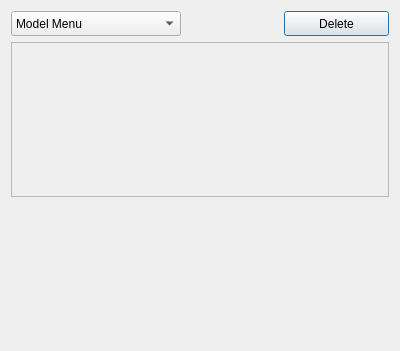
<?xml version="1.0" encoding="UTF-8"?>
<ui version="4.0">
 <class>ModelsCell</class>
 <widget class="QDialog" name="ModelsCell">
  <property name="geometry">
   <rect>
    <x>0</x>
    <y>0</y>
    <width>400</width>
    <height>351</height>
   </rect>
  </property>
  <property name="windowTitle">
   <string>Dialog</string>
  </property>
  <layout class="QFormLayout" name="formLayout">
   <item row="0" column="0" colspan="2">
    <layout class="QHBoxLayout" name="horizontalLayout">
     <item>
      <widget class="QComboBox" name="ModelMenuCmBox">
       <property name="sizePolicy">
        <sizepolicy hsizetype="Fixed" vsizetype="Fixed">
         <horstretch>0</horstretch>
         <verstretch>0</verstretch>
        </sizepolicy>
       </property>
       <property name="minimumSize">
        <size>
         <width>170</width>
         <height>25</height>
        </size>
       </property>
       <property name="maximumSize">
        <size>
         <width>170</width>
         <height>25</height>
        </size>
       </property>
       <property name="layoutDirection">
        <enum>Qt::LeftToRight</enum>
       </property>
       <property name="placeholderText">
        <string/>
       </property>
       <item>
        <property name="text">
         <string>Model Menu</string>
        </property>
       </item>
       <item>
        <property name="text">
         <string>Chang-Refsdal</string>
        </property>
       </item>
       <item>
        <property name="text">
         <string>SIS</string>
        </property>
       </item>
       <item>
        <property name="text">
         <string>NIS</string>
        </property>
       </item>
       <item>
        <property name="text">
         <string>Transparent Sphere</string>
        </property>
       </item>
       <item>
        <property name="text">
         <string>Elliptic Model</string>
        </property>
       </item>
       <item>
        <property name="text">
         <string>King Model</string>
        </property>
       </item>
       <item>
        <property name="text">
         <string>Truncated King</string>
        </property>
       </item>
       <item>
        <property name="text">
         <string>Hubble Model</string>
        </property>
       </item>
       <item>
        <property name="text">
         <string>De Vancouleur</string>
        </property>
       </item>
       <item>
        <property name="text">
         <string>Spiral Model</string>
        </property>
       </item>
       <item>
        <property name="text">
         <string>Multipole Model</string>
        </property>
       </item>
       <item>
        <property name="text">
         <string>Rotation Lens</string>
        </property>
       </item>
       <item>
        <property name="text">
         <string>Uniform Ring</string>
        </property>
       </item>
       <item>
        <property name="text">
         <string>Second Order</string>
        </property>
       </item>
       <item>
        <property name="text">
         <string>Elliptic SIS</string>
        </property>
       </item>
       <item>
        <property name="text">
         <string>Elliptic King</string>
        </property>
       </item>
       <item>
        <property name="text">
         <string>Elliptic Hubble</string>
        </property>
       </item>
       <item>
        <property name="text">
         <string>Elliptic NIS</string>
        </property>
       </item>
       <item>
        <property name="text">
         <string>Elliptic Plummer</string>
        </property>
       </item>
       <item>
        <property name="text">
         <string>Kassiola-Kovner</string>
        </property>
       </item>
       <item>
        <property name="text">
         <string>NFW</string>
        </property>
       </item>
       <item>
        <property name="text">
         <string>Barkana</string>
        </property>
       </item>
      </widget>
     </item>
     <item>
      <spacer name="horizontalSpacer">
       <property name="orientation">
        <enum>Qt::Horizontal</enum>
       </property>
       <property name="sizeType">
        <enum>QSizePolicy::Expanding</enum>
       </property>
       <property name="sizeHint" stdset="0">
        <size>
         <width>40</width>
         <height>20</height>
        </size>
       </property>
      </spacer>
     </item>
     <item>
      <widget class="QPushButton" name="DeleteBtn">
       <property name="sizePolicy">
        <sizepolicy hsizetype="Minimum" vsizetype="Minimum">
         <horstretch>0</horstretch>
         <verstretch>0</verstretch>
        </sizepolicy>
       </property>
       <property name="minimumSize">
        <size>
         <width>105</width>
         <height>25</height>
        </size>
       </property>
       <property name="maximumSize">
        <size>
         <width>105</width>
         <height>25</height>
        </size>
       </property>
       <property name="text">
        <string>Delete</string>
       </property>
      </widget>
     </item>
    </layout>
   </item>
   <item row="1" column="0" colspan="2">
    <widget class="QScrollArea" name="SlidersArea">
     <property name="sizePolicy">
      <sizepolicy hsizetype="Expanding" vsizetype="Minimum">
       <horstretch>0</horstretch>
       <verstretch>0</verstretch>
      </sizepolicy>
     </property>
     <property name="minimumSize">
      <size>
       <width>100</width>
       <height>155</height>
      </size>
     </property>
     <property name="maximumSize">
      <size>
       <width>16777215</width>
       <height>155</height>
      </size>
     </property>
     <property name="widgetResizable">
      <bool>true</bool>
     </property>
     <widget class="QWidget" name="ScrollContents">
      <property name="geometry">
       <rect>
        <x>0</x>
        <y>0</y>
        <width>380</width>
        <height>153</height>
       </rect>
      </property>
      <layout class="QHBoxLayout" name="horizontalLayout_3">
       <item>
        <layout class="QHBoxLayout" name="ScrollLayout">
         <property name="spacing">
          <number>1</number>
         </property>
        </layout>
       </item>
      </layout>
     </widget>
    </widget>
   </item>
  </layout>
 </widget>
 <resources/>
 <connections/>
</ui>
